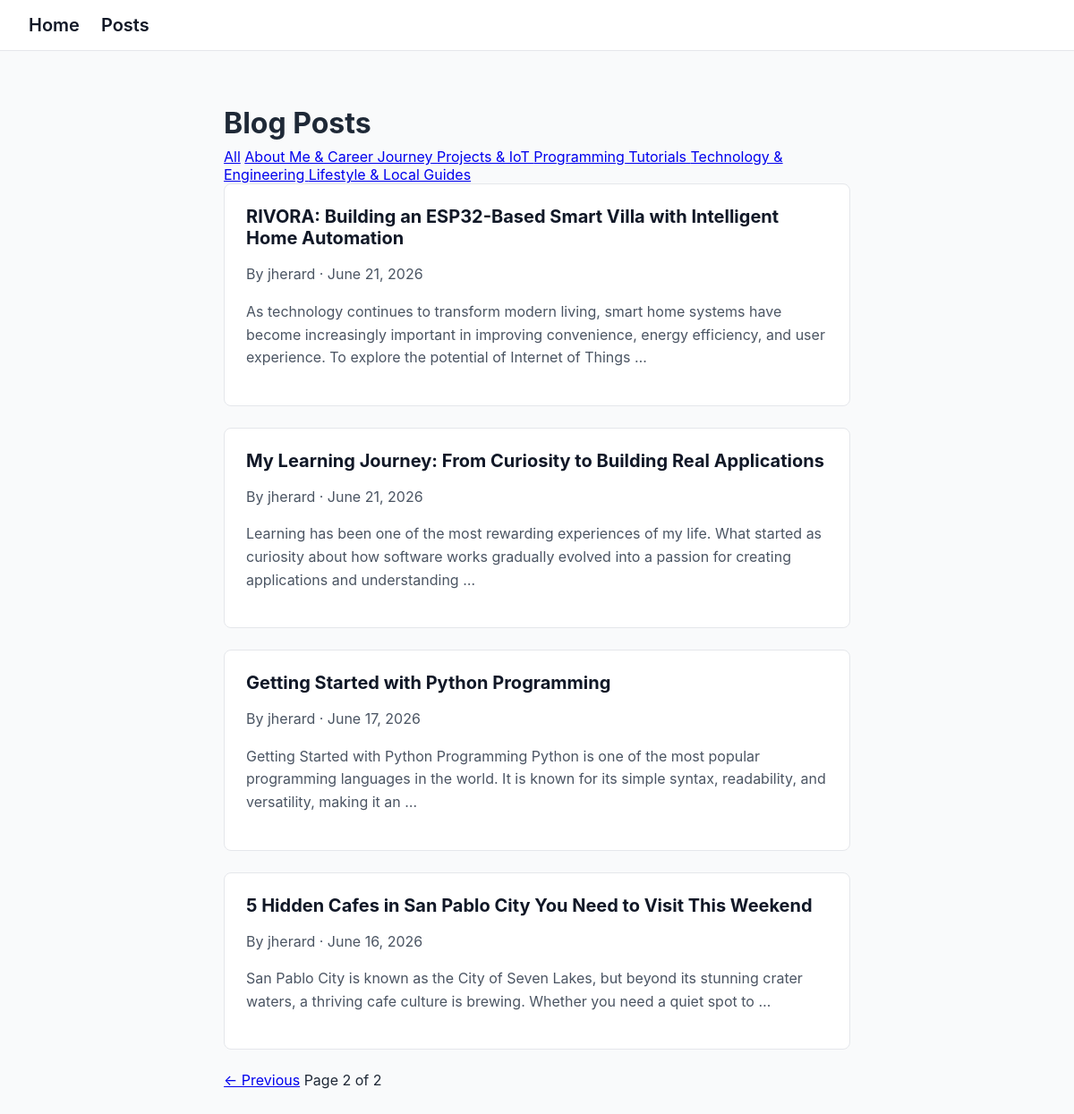
The app's page /posts/?page=2 with its own data.
### posts/models.py (models this page shows, shortened)
class Category(models.Model):
    name = models.CharField(max_length=100)
    slug = models.SlugField(max_length=100, unique=True)
    class Meta:
        verbose_name_plural = 'categories'

class Post(models.Model):
    STATUS_CHOICES = [
        ('draft', 'Draft'),
        ('published', 'Published'),
    ]
    status = models.CharField(max_length=10, choices=STATUS_CHOICES, default='draft')
    title = models.CharField(max_length=200)
    slug = models.SlugField(max_length=200, unique=True)
    author = models.ForeignKey(User, on_delete=models.CASCADE, related_name='posts')
    content = RichTextUploadingField()
    created_at = models.DateTimeField(auto_now_add=True)
    updated_at = models.DateTimeField(auto_now=True)
    categories = models.ManyToManyField(Category, blank=True, related_name='posts')

### posts/views.py (the view)
# urls.py: path('', views.post_list, name='post_list'),
def post_list(request):
    posts = Post.objects.filter(status='published').order_by('-created_at')
    category_slug = request.GET.get('category')
    if category_slug:
        posts = posts.filter(categories__slug=category_slug)
    paginator = Paginator(posts, 5)
    page_number = request.GET.get('page')
    page_obj = paginator.get_page(page_number)
    categories = Category.objects.all()
    return render(request, 'posts/post_list.html', {
        'page_obj': page_obj,
        'categories': categories,
        'current_category': category_slug,
    })

### posts/templates/posts/post_list.html (shortened to what this page needs)
{% extends 'posts/base.html' %}
{% block content %}
<h1>Blog Posts</h1>
<div>
    <a href="{% url 'post_list' %}">All</a>
    {% for category in categories %}
        <a href="?category={{ category.slug }}"
           >
            {{ category.name }}
        </a>
    {% endfor %}
</div>
{% include 'posts/partials/post_items.html' with posts=page_obj %}
<div class="pagination">
    {% if page_obj.has_previous %}
        <a href="?page={{ page_obj.previous_page_number }}">← Previous</a>
    {% endif %}
    <span>Page {{ page_obj.number }} of {{ page_obj.paginator.num_pages }}</span>
</div>
{% endblock %}

### posts/templates/posts/partials/post_items.html (shortened to what this page needs)
{% for post in posts %}
    <article>
        <h2>
            <a href="{% url 'post_detail' post.slug %}">
                {{ post.title }}
            </a>
        </h2>
        <p>By {{ post.author }} · {{ post.created_at|date:"F j, Y" }}</p>
        <p>{{ post.content|striptags|truncatewords:30 }}</p>
    </article>
{% empty %}
    <p>No published posts yet.</p>
{% endfor %}

### static/css/style.css (style rules this page uses)
body { font-family: -apple-system, BlinkMacSystemFont, 'Segoe UI', sans-serif; background-color: #f9fafb; color: #1f2937; margin: 0; padding: 0; }
article { background-color: #ffffff; border: 1px solid #e5e7eb; border-radius: 8px; padding: 1.5rem; margin-bottom: 1.5rem; }
h1 { font-size: 2rem; font-weight: 700; margin-bottom: 0.5rem; }
h2 { font-size: 1.25rem; margin: 0 0 0.5rem 0; }
h2 a { color: #111827; text-decoration: none; }
p { line-height: 1.6; color: #4b5563; }

### records on screen
Category: name "About Me & Career Journey"
Category: name "Projects & IoT"
Category: name "Programming Tutorials"
Category: name "Technology & Engineering"
Category: name "Lifestyle & Local Guides"
Post: title "RIVORA: Building an ESP32-Based Smart Villa with Intelligent Home Automation", author "jherard", created_at "June 21, 2026", content "As technology continues to transform modern living, smart home systems have become increasingly important in improving convenience, energy efficiency, and user experience. To explore the potential of Internet of Things …"
Post: title "My Learning Journey: From Curiosity to Building Real Applications", author "jherard", created_at "June 21, 2026", content "Learning has been one of the most rewarding experiences of my life. What started as curiosity about how software works gradually evolved into a passion for creating applications and understanding …"
Post: title "Getting Started with Python Programming", author "jherard", created_at "June 17, 2026", content "Getting Started with Python Programming Python is one of the most popular programming languages in the world. It is known for its simple syntax, readability, and versatility, making it an …"
Post: title "5 Hidden Cafes in San Pablo City You Need to Visit This Weekend", author "jherard", created_at "June 16, 2026", content "San Pablo City is known as the City of Seven Lakes, but beyond its stunning crater waters, a thriving cafe culture is brewing. Whether you need a quiet spot to …"

### other values on screen
{{ page_obj.number }} "2"
{{ page_obj.paginator.num_pages }} "2"
